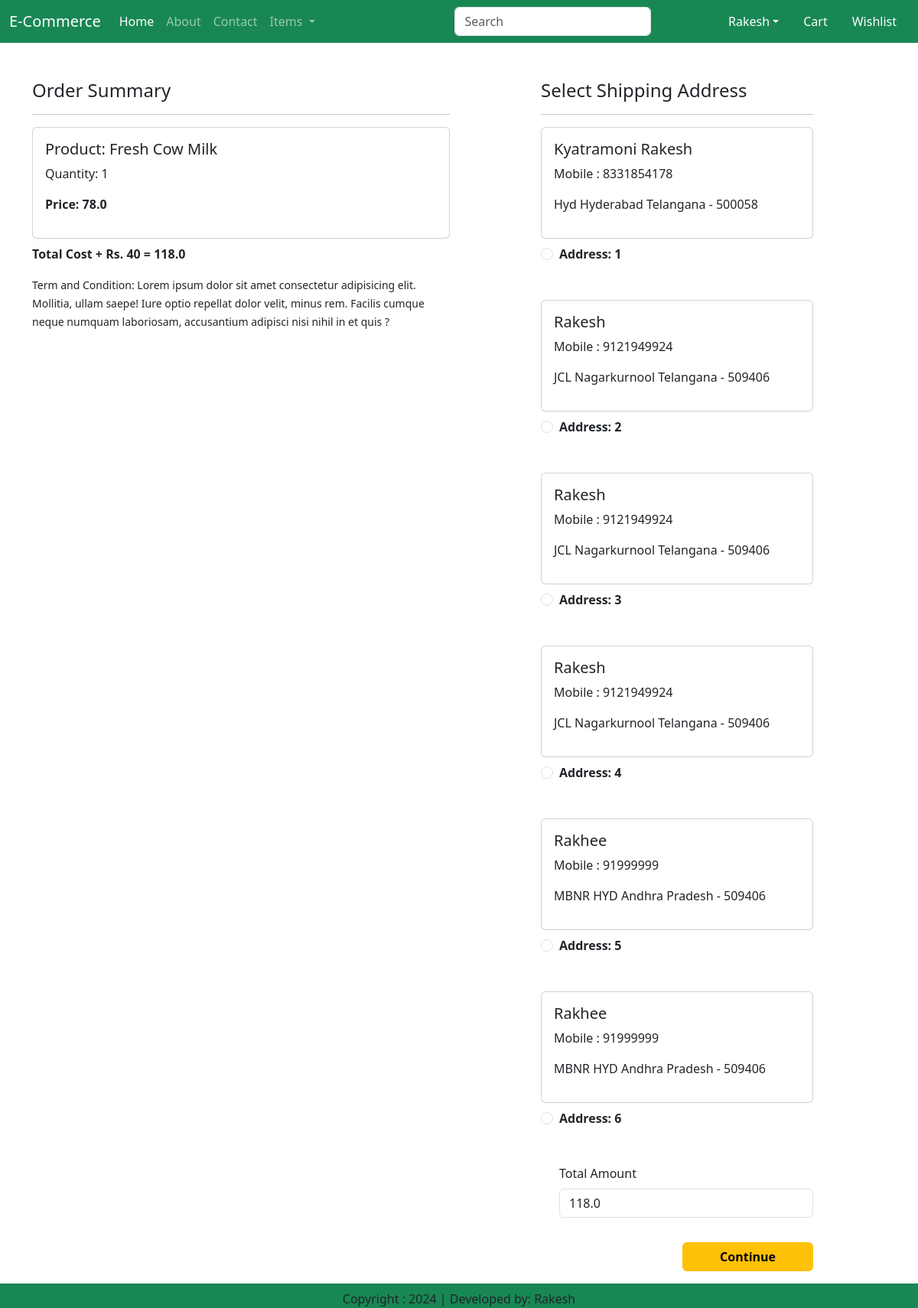
Page /checkout (signed in) on the committed database.
### EcApp/models.py (models this page shows, shortened)
class Cart(models.Model):
    user = models.ForeignKey(User,on_delete=models.CASCADE)
    product = models.ForeignKey(Product,on_delete=models.CASCADE)
    quantity = models.PositiveIntegerField(default=1)

class Product (models.Model):
    title = models.CharField(max_length=100)
    selling_price = models.FloatField()
    discounted_price = models.FloatField( )
    description = models.TextField()
    composition = models.TextField(default='')
    prodapp = models.TextField(default='')
    category = models.CharField (choices = CATEGORY_CHOICES, max_length=2)
    product_image = models.ImageField(upload_to=' product')

class Customer(models.Model):
    user = models.ForeignKey(User, on_delete=models.CASCADE)
    name = models.CharField(max_length=200)
    locality = models.CharField(max_length=200)
    city = models.CharField(max_length=50)
    mobile = models.IntegerField(default=0)
    zipcode = models.IntegerField()
    state = models.CharField(choices=STATE_CHOICES, max_length=100)

### EcApp/views.py (the view)
class Checkout(View):
    def get(self,request):
        user = request.user
        add = Customer.objects.filter(user=user)
        cart_items = Cart.objects.filter(user=user)
        famount = 0
        for p in cart_items:
            value = p.quantity * p.product.discounted_price
            famount = famount + value
        totalamount = famount + 40
        return render(request,'checkout.html',locals())

### EcApp/templates/checkout.html (shortened to what this page needs)
{% extends 'base.html' %}
{% load static %}
{% block main-content %}
<div class="container">
    <div class="row mt-5">
        <div class="col-sm-6">
            <h4>Order Summary</h4>
            <hr>
            {% for item in cart_items %}
            <div class="card mb-2">
                <div class="card-body">
                    <h5>Product: {{item.product.title}}</h5>
                    <p>Quantity: {{item.quantity}}</p>
                    <p class="fw-bold">Price: {{item.product.discounted_price}}</p>
                </div>
            </div>
            {% endfor %}
            <p class="fw-bold">Total Cost + Rs. 40 = {{totalamount}}</p>
            <small>Term and Condition: Lorem ipsum dolor sit amet consectetur adipisicing elit. Mollitia, ullam saepe!
                Iure optio repellat dolor velit,
                minus rem. Facilis cumque neque numquam laboriosam, accusantium adipisci nisi nihil in et quis ?</small>
        </div>
        <div class="col-sm-4 offset-sm-1">
            <h4>Select Shipping Address</h4>
            <hr>
            <form method="post" id="myform">
                {% for ad in add %}
                <div class="card">
                    <div class="card-body">
                        <h5>{{ad.name}}</h5>
                        <p>Mobile : {{ad.mobile}}</p>
                        <p>{{ad.locality}} {{ad.city}} {{ad.state}} - {{ad.zipcode}}</p>
                    </div>
                </div>
                <div class="form-check mt-2 mb-5">
                    <input class="form-check-input" type="radio" name="custid" id="custadd{{forloop.counter}}"
                           value="{{ad.id}}">
                    <label class="form-check-label fw-bold" for="custadd{{forloop.counter}}">
                        Address: {{forloop.counter}} </label>
                </div>
                {% endfor %}
                <div class="form-check mb-3">
                    <label for="totalamount" class="form-label">Total Amount</label>
                    <input type="number" class="form-control" name="totamount" value={{totalamount}} readonly>
                </div>
                <div class="text-end">
                    <button type="submit" class="btn btn-warning mt-3 px-5 fw-bold">Continue</button>
                </div>
            </form>
        </div>
    </div>
    <br><br>
</div>
{% endblock main-content %}

### rows in the picture
Cart: product "Fresh Cow Milk", quantity "1", product.discounted_price "78.0"
Customer: name "Kyatramoni Rakesh", mobile "8331854178", locality "Hyd", city "Hyderabad", state "Telangana", zipcode "500058"
Customer: name "Rakesh", mobile "9121949924", locality "JCL", city "Nagarkurnool", state "Telangana", zipcode "509406"
Customer: name "Rakesh", mobile "9121949924", locality "JCL", city "Nagarkurnool", state "Telangana", zipcode "509406"
Customer: name "Rakesh", mobile "9121949924", locality "JCL", city "Nagarkurnool", state "Telangana", zipcode "509406"
Customer: name "Rakhee", mobile "91999999", locality "MBNR", city "HYD", state "Andhra Pradesh", zipcode "509406"
Customer: name "Rakhee", mobile "91999999", locality "MBNR", city "HYD", state "Andhra Pradesh", zipcode "509406"

### other values in the picture
{{ totalamount }} "118.0"
